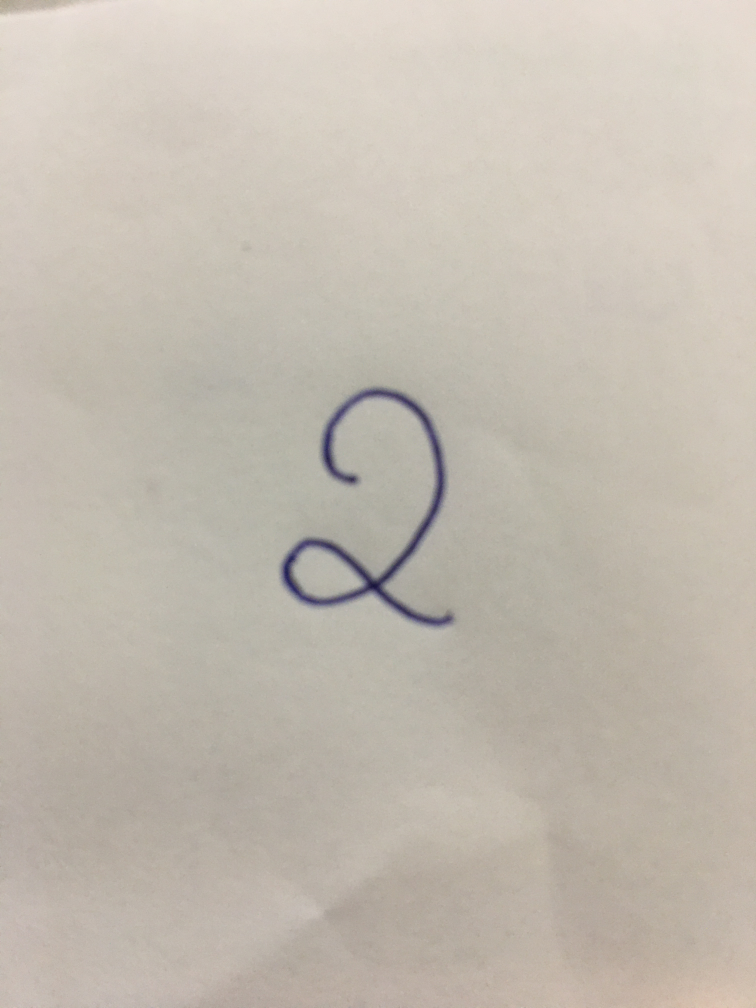
#> input picture Assignments/Week 7/Testdigit/21.JPG, 3024 x 4032 px, given in place of photo0.jpg, which was not available (shown at 1/4 size)
$ jupyter execute --allow-errors BTAP1ML.ipynb   (text cells are left out)
#> lines starting #> are read from the running program, lines starting #| are printed output that depends on the picture; pictures that were not available may be replaced by others from this repository, and a replacement may not be noted
[cell 1]
print(__doc__)

# Author: Gael Varoquaux <gael dot varoquaux at normalesup dot org>
# License: BSD 3 clause

# Standard scientific Python imports
import matplotlib.pyplot as plt

# Import datasets, classifiers and performance metrics
from sklearn import datasets, svm, metrics
from sklearn.model_selection import train_test_split

[cell 2]
datasets.load_digits()

[cell 3]
digits = datasets.load_digits()
_, axes = plt.subplots(nrows=1, ncols=4, figsize=(10, 3))
for ax, image, label in zip(axes, digits.images, digits.target):
    ax.set_axis_off()
    ax.imshow(image, cmap=plt.cm.gray_r, interpolation='nearest')
    ax.set_title('Training: %i' % label)
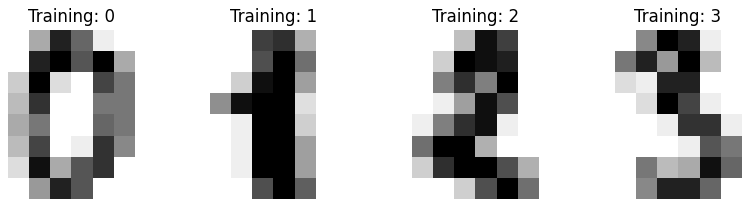
#> figure drawn by matplotlib, 4 panels

[cell 4]
for i in range(4):
  print(digits.images[i])

[cell 5]
digits.images.shape

[cell 6]
# flatten the images
n_samples = len(digits.images)
data = digits.images.reshape((n_samples, -1))

# Create a classifier: a support vector classifier
clf = svm.SVC(gamma=0.001)

# Split data into 50% train and 50% test subsets
X_train, X_test, y_train, y_test = train_test_split(
    data, digits.target, test_size=0.5, shuffle=False)

# Learn the digits on the train subset
clf.fit(X_train, y_train)

# Predict the value of the digit on the test subset
predicted = clf.predict(X_test)

[cell 7]
_, axes = plt.subplots(nrows=1, ncols=4, figsize=(10, 3))
for ax, image, prediction in zip(axes, X_test, predicted):
    ax.set_axis_off()
    image = image.reshape(8, 8)
    ax.imshow(image, cmap=plt.cm.gray_r, interpolation='nearest')
    ax.set_title(f'Prediction: {prediction}')
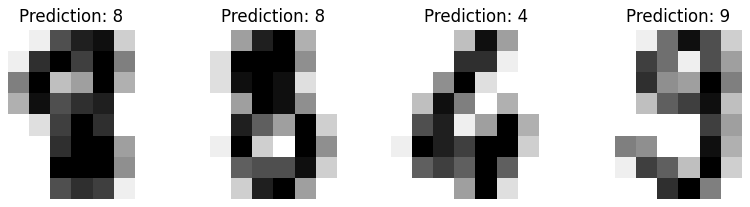
#> figure drawn by matplotlib, 4 panels
#> further down, img is the input picture: shape (4032, 3024, 3); mean B, G, R 176.2, 187.1, 194.7

[cell 8]
print(f"Classification report for classifier {clf}:\n"
      f"{metrics.classification_report(y_test, predicted)}\n")

#> (a cell that did not finish here is left out)

[cell 10]
"""from IPython.display import display, Javascript
from google.colab.output import eval_js
from base64 import b64decode

def take_photo(filename ,quality=0.8):
  js = Javascript('''
    async function takePhoto(quality) {
      const div = document.createElement('div');
      const capture = document.createElement('button');
      capture.textContent = 'Capture';
      div.appendChild(capture);

      const video = document.createElement('video');
      video.style.display = 'block';
      const stream = await navigator.mediaDevices.getUserMedia({video: true});

      document.body.appendChild(div);
      div.appendChild(video);
      video.srcObject = stream;
      await video.play();

      // Resize the output to fit the video element.
      google.colab.output.setIframeHeight(document.documentElement.scrollHeight, true);

      // Wait for Capture to be clicked.
      await new Promise((resolve) => capture.onclick = resolve);

      const canvas = document.createElement('canvas');
      canvas.width = video.videoWidth;
      canvas.height = video.videoHeight;
      canvas.getContext('2d').drawImage(video, 0, 0);
      stream.getVideoTracks()[0].stop();
      div.remove();
      return canvas.toDataURL('image/jpeg', quality);
    }
    ''')
  display(js)
  data = eval_js('takePhoto({})'.format(quality))
  binary = b64decode(data.split(',')[1])
  with open(filename, 'wb') as f:
    f.write(binary)
  return filename"""

[cell 11]
labelx=[2,4,5,7,8,9,3,6,1,4,0,9,1,0,7,8,8,0,7]#đáng lẽ ảnh được gán label trong khi lúc chụp nhưng vì để thuận tiện nên nhóm đã lưu lại ảnh đã chụp trước đó rồi gán label sau. Phần code ở Section "Code cùng camera"
#chính là đoạn code nhóm dùng để vừa chụp vừa gán label.

[cell 12]
"""from IPython.display import Image
for i in range(19):
  try:
    temp='photo%s.jpg'%i
    filename = take_photo(temp)
    print('Saved to {}'.format(filename))

    # Show the image which was just taken.
    display(Image(filename))
    #labelx.append(input('Nhập label cho test này: '))
  except Exception as err:
    # Errors will be thrown if the user does not have a webcam or if they do not
    # grant the page permission to access it.
    print(str(err))"""

[cell 13]
import cv2

[cell 14]
X_test_temp=[]

#> (a cell that did not finish here is left out)

[cell 16]
predicted_test=[]
#> predicted_test = []

[cell 17]
for i in X_test_temp:
  temp = clf.predict(i)
  predicted_test.append(temp)
#> this loop made 3 passes
#> after the loop, predicted_test = [[1], [1], [1]]

[cell 18]
_, axes = plt.subplots(nrows=1, ncols=13, figsize=(30, 3))
for ax, image, prediction,k in zip(axes, X_test_temp, predicted_test,labelx):
    ax.set_axis_off()
    image = image.reshape(8, 8)
    ax.imshow(image, cmap=plt.cm.gray_r, interpolation='nearest')
    ax.set_title(f'Real valueL {k}\nPredicted value: {prediction}')
#> this loop made 3 passes
#> k on passes 1 to 3: 2, 4, 5
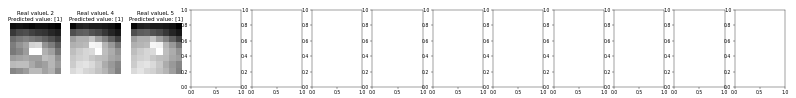
#> figure drawn by matplotlib, 3 panels

[cell 19]
X_test_temp

[cell 20]
for i in range(len(X_test_temp)):
  X_test_temp[i]=(X_test_temp[i]/13)
#> after the loop, X_test_temp = 3 items

[cell 21]
X_test_temp

[cell 22]
predicted_test=[]

[cell 23]
for i in X_test_temp:
  temp = clf.predict(i)
  predicted_test.append(temp)

[cell 24]
_, axes = plt.subplots(nrows=1, ncols=13, figsize=(30, 3))
for ax, image, prediction,k in zip(axes, X_test_temp, predicted_test,labelx):
    ax.set_axis_off()
    image = image.reshape(8, 8)
    ax.imshow(image, cmap=plt.cm.gray_r, interpolation='nearest')
    ax.set_title(f'Realvalue: {k}\nPredicted value: {prediction}')

[cell 25]
for i in range(len(X_test_temp)):
  X_test_temp[i]=13-(X_test_temp[i])

[cell 26]
X_test_temp

[cell 27]
predicted_test=[]

[cell 28]
for i in X_test_temp:
  temp = clf.predict(i)
  predicted_test.append(temp)

[cell 29]
_, axes = plt.subplots(nrows=1, ncols=13, figsize=(30, 3))
for ax, image, prediction,k in zip(axes, X_test_temp, predicted_test,labelx):
    ax.set_axis_off()
    image = image.reshape(8, 8)
    ax.imshow(image, cmap=plt.cm.gray_r, interpolation='nearest')
    ax.set_title(f'Real value:{k}\nPredicted value: {prediction}')
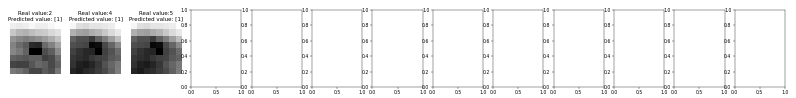
#> figure drawn by matplotlib, 3 panels

[cell 30]
_, axes = plt.subplots(nrows=1, ncols=5, figsize=(15, 3))
for ax, image, prediction,k in zip(axes, X_test_temp[13:], predicted_test[13:],labelx[13:]):
    ax.set_axis_off()
    image = image.reshape(8, 8)
    ax.imshow(image, cmap=plt.cm.gray_r, interpolation='nearest')
    ax.set_title(f'Real value:{k}\nPredicted value: {prediction}')
#> this loop made 0 passes
